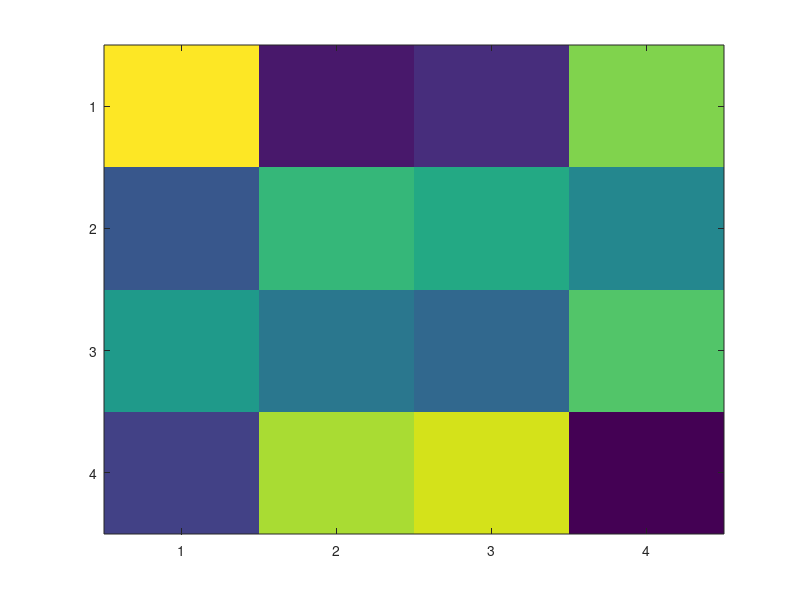

Write MATLAB code to recreate this figure. (Note: this script raises an error after producing the figure.)
test1 = magic(4);
figure;
imagesc(test1);

xLabels = {
    'Pt 1'
    'Pt 2'
    'Pt 3'
    'Pt 4'};
set(gca,'XtickLabel', listParameters(1:4));
set(gca,'XTick', 1:4);